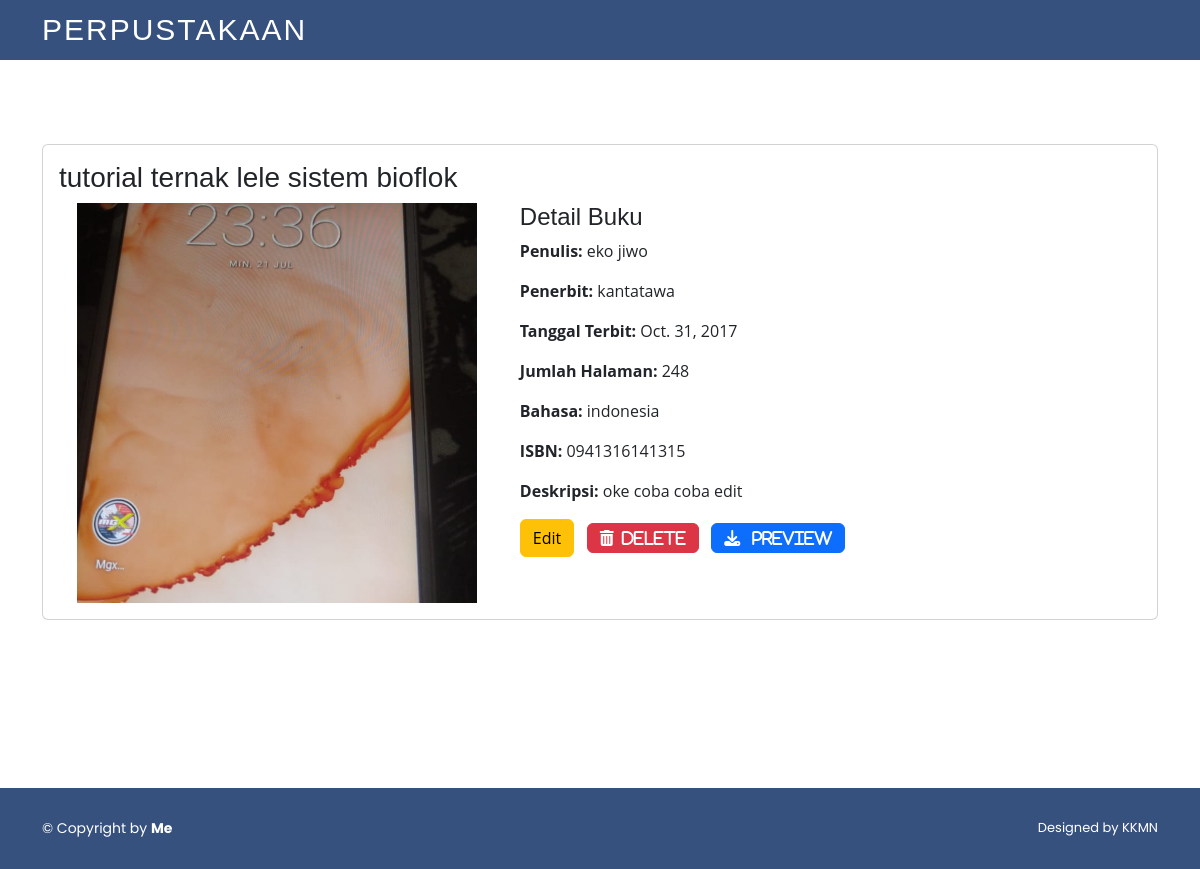
Page /book/11/ on the committed database.
### books/models.py (models this page shows, shortened)
class Book(models.Model):
    title = models.CharField(max_length=200)
    author = models.ForeignKey(Author, on_delete=models.CASCADE)
    description = models.TextField()
    category = models.ForeignKey(Category, on_delete=models.SET_NULL, null=True)
    isbn = models.CharField(max_length=13, unique=True)
    publisher = models.CharField(max_length=100)
    publication_date = models.DateField()
    num_pages = models.IntegerField()
    language = models.CharField(max_length=50)
    pdf = models.FileField(upload_to='books/pdfs/')
    cover = models.ImageField(upload_to='books/covers/', null=True, blank=True)
    created_at = models.DateTimeField(default=timezone.now)
    updated_at = models.DateTimeField(auto_now=True)

class Author(models.Model):
    first_name = models.CharField(max_length=100)
    last_name = models.CharField(max_length=100)
    biography = models.TextField(null=True, blank=True)

### books/views.py (the view)
# urls.py: path('book/<int:id>/', views.book_detail, name='book_detail'),
def book_detail(request, id):
    book = get_object_or_404(Book, id=id)
    return render(request, 'book_detail.html', {'book': book})

### templates/book_detail.html (shortened to what this page needs)
<!doctype html>
<html lang="en">
  <head>
    <link href="https://cdn.jsdelivr.net/npm/bootstrap@5.3.0/dist/css/bootstrap.min.css" rel="stylesheet">
    <link href="/static/assets/vendor/font-awesome/css/all.min.css" rel="stylesheet">
    <link href="/static/assets/css/style.css" rel="stylesheet">
  </head>
  <body>
    <header id="header" class="fixed-top" style="background-color: #37517e;">
      <div class="container d-flex align-items-center">
        <h1 class="logo me-auto"><a href="/">Perpustakaan</a></h1>
      </div>
    </header>
    <br><br><br><br><br><br>
    <div class="container">
      <div class="card">
        <div class="card-body">
          <h3 class="card-title">{{ book.title }}</h3>
          <div class="row">
            <div class="col-lg-5 col-md-5 col-sm-6">
              <div class="white-box text-center">
                <img src="{{ book.cover.url }}" class="img-responsive" style="width:400px; height: 400px; object-fit: cover;">
              </div>
            </div>
            <div class="col-lg-7 col-md-7 col-sm-6">
              <h4 class="box-title">Detail Buku</h4>
              <p><strong>Penulis:</strong> {{ book.author.first_name }} {{ book.author.last_name }}</p>
              <p><strong>Penerbit:</strong> {{ book.publisher }}</p>
              <p><strong>Tanggal Terbit:</strong> {{ book.publication_date }}</p>
              <p><strong>Jumlah Halaman:</strong> {{ book.num_pages }}</p>
              <p><strong>Bahasa:</strong> {{ book.language }}</p>
              <p><strong>ISBN:</strong> {{ book.isbn }}</p>
              <p><strong>Deskripsi:</strong> {{ book.description }}</p>
              <a href="{% url 'books:edit_book' book.id %}" class="btn btn-warning"> Edit </a>
              <a class="btn btn-danger btn-rounded fa fa-trash" href="{% url 'books:delete_book' book.id %}" onclick="return confirm('Serius Mau DIHAPUS?');">&nbsp; Delete</a>
              <a href="{% url 'books:book_preview' book_id=book.id %}" class="btn btn-primary fa fa-download"> &nbsp; Preview</a>
            </div>
          </div>
        </div>
      </div>
    </div>
    <br><br><br><br><br><br><br>
    <footer id="footer">
      <div class="container footer-bottom clearfix">
        <div class="copyright" style="font-family: Poppins;">
          &copy; Copyright by <strong><span>Me</span></strong>
        </div>
        <div class="credits" style="font-family: Poppins;">
          Designed by KKMN
        </div>
      </div>
    </footer>
  </body>
</html>

### static/assets/css/style.css (style rules this page uses)
body { font-family:"Open Sans", sans-serif; color: #444444; }
a { color: #47b2e4; text-decoration: none; }
h1, h2, h3, h4, h5, h6 { font-family: "Jost", sans-serif; }
#header { transition: all 0.5s; z-index: 997; padding: 15px 0; }
#header .logo { font-size: 30px; margin: 0; padding: 0; line-height: 1; font-weight: 500; letter-spacing: 2px; text-transform: uppercase; }
#header .logo a { color: #fff; }
#footer { margin-top: auto; font-size: 14px; background: #37517e; }
#footer .footer-bottom { padding-top: 30px; padding-bottom: 30px; color: #fff; }
#footer .copyright { float: left; }
#footer .credits { float: right; font-size: 13px; }

### rows in the picture
Book: title "tutorial ternak lele sistem bioflok", cover (picture), author.first_name "eko", author.last_name "jiwo", publisher "kantatawa", publication_date "Oct. 31, 2017", num_pages "248", language "indonesia", isbn "0941316141315", description "oke coba coba edit"
